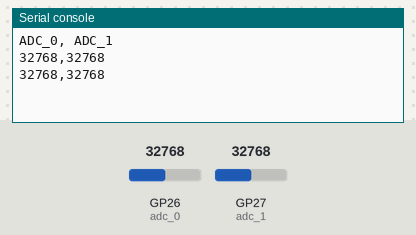
Bench run of a program on a simulated Raspberry Pi Pico running MicroPython. Shown: the last lines printed to the serial console. Inputs (shaded band) come from the test bench; at power-on: GP26 (adc_0) = 32768, GP27 (adc_1) = 32768 (analog values on the 0–65535 scale).

Above: at 6.2 s.
6.3 s: GP26 (adc_0) set to 45874
At 7.6 s:
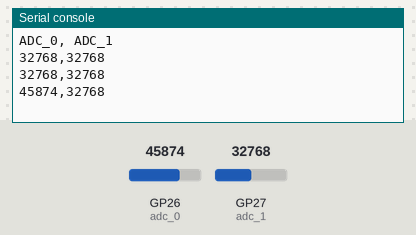
7.8 s: GP27 (adc_1) set to 45874
At 8.7 s:
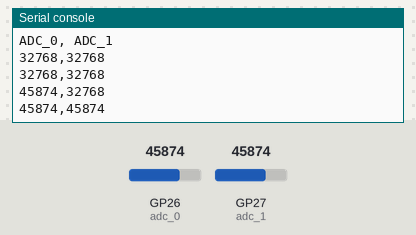
9.3 s: GP26 (adc_0) set to 57670
At 10.6 s:
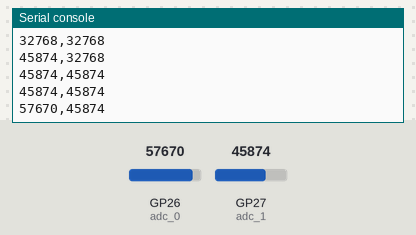
10.8 s: GP27 (adc_1) set to 57670
At 11.8 s:
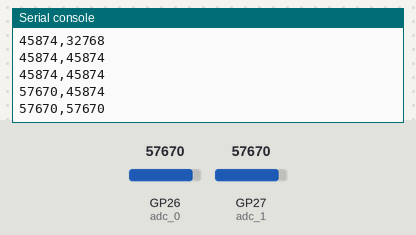
Timing chart, 0 to 13.3 s (numbered marks = the images above; inputs shaded):
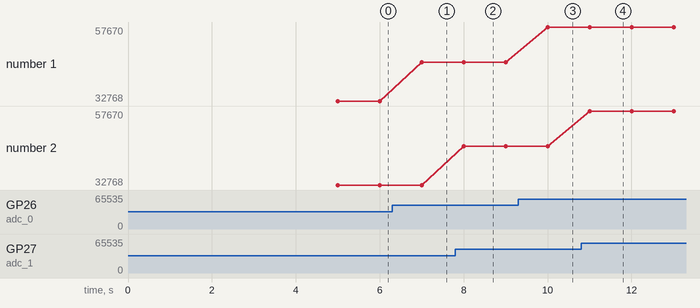

The program:

VAS_MPY_01_ADC_read_CSV.py
```python
""" Micro Python Script for Raspberry Pi PicoW

    ###Program Description:

    1) To read the analog signal from adc capable pin
    2) To print the value of analog signal from every second n times

"""

# Libraries and modules

import machine
import time

# Set up ADC on Pin 26 and 27
adc_0 = machine.ADC(0)   # Pin 26
adc_1 = machine.ADC(1)   # Pin 27


# Print the value of the analog signal every second for 10 times

Polling_frequency = 1
label = 1


# Initial startup
time.sleep(5)

while True:

    ADC0_val = adc_0.read_u16()
    ADC1_val = adc_1.read_u16()


    while label == 1:

        Headers = "ADC_0, ADC_1"
        print(Headers)
        label = 0

    print(ADC0_val, ADC1_val, sep =',' )

    time.sleep(Polling_frequency)
```

Measured:
- after the input at 6.3 s, the serial console: prints a new line after 0.70 s (image 1)
- after the input at 7.8 s, the serial console: prints a new line after 0.20 s (image 2)
- after the input at 9.3 s, the serial console: prints a new line after 0.70 s (image 3)
- after the input at 10.8 s, the serial console: prints a new line after 0.20 s (image 4)
- plotted number 1: 32768 → 45874 after the input at 6.3 s, 45874 → 57670 after the input at 9.3 s
